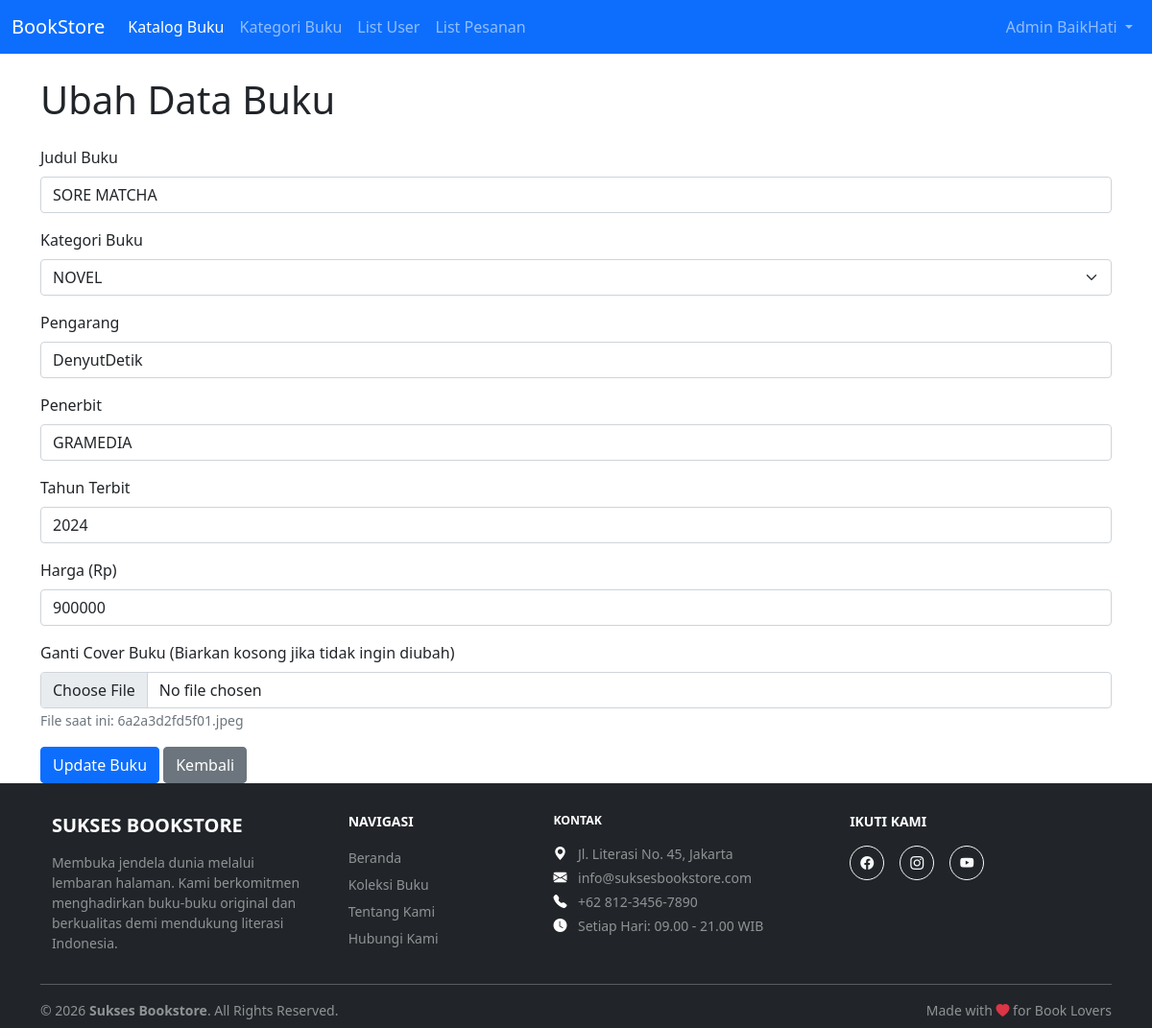
The page /buku_update.php?id=5 (signed in) on the database its author committed.
### tables this page shows
CREATE TABLE `buku` (
  `id` int(11) NOT NULL,
  `id_kategori_buku` int(11) DEFAULT NULL,
  `judul_buku` varchar(150) NOT NULL,
  `pengarang` varchar(100) NOT NULL,
  `penerbit` varchar(100) NOT NULL,
  `tahun_terbit` char(4) NOT NULL,
  `harga` varchar(10) NOT NULL,
  `gambar` varchar(255) NOT NULL
);

### buku_update.php (the view, shortened to what this page needs)
<?php
include("template/header.php");
$id = $_GET['id'];
$query = "SELECT * FROM `buku` WHERE id = $id";
$data = mysqli_query($connection, $query);
$data_row = mysqli_fetch_assoc($data);
?>
<div class="container mt-4">
    <h1>Ubah Data Buku</h1>
    <form action="<?=$_SERVER['PHP_SELF']?>?id=<?=$id?>" method="post" enctype="multipart/form-data" class="mt-4">
        <div class="mb-3">
            <label for="judul_buku" class="form-label">Judul Buku</label>
            <input type="text" name="judul_buku" class="form-control" id="judul_buku" value="<?=$data_row['judul_buku']?>" required>
        </div>
        <div class="mb-3">
            <label for="id_kategori_buku" class="form-label">Kategori Buku</label>
            <select name="id_kategori_buku" class="form-select" id="id_kategori_buku" required>
                <?php
                $kat_query = mysqli_query($connection, "SELECT * FROM kategori_buku");
                while($kat = mysqli_fetch_assoc($kat_query)) {
                    $selected = ($kat['id'] == $data_row['id_kategori_buku']) ? 'selected' : '';
                    echo "<option value='".$kat['id']."' $selected>".$kat['nama']."</option>";
                }
                ?>
            </select>
        </div>
        <div class="mb-3">
            <label for="pengarang" class="form-label">Pengarang</label>
            <input type="text" name="pengarang" class="form-control" id="pengarang" value="<?=$data_row['pengarang']?>" required>
        </div>
        <div class="mb-3">
            <label for="penerbit" class="form-label">Penerbit</label>
            <input type="text" name="penerbit" class="form-control" id="penerbit" value="<?=$data_row['penerbit']?>" required>
        </div>
        <div class="mb-3">
            <label for="tahun_terbit" class="form-label">Tahun Terbit</label>
            <input type="text" name="tahun_terbit" class="form-control" id="tahun_terbit" value="<?=$data_row['tahun_terbit']?>" maxlength="4" required>
        </div>
        <div class="mb-3">
            <label for="harga" class="form-label">Harga (Rp)</label>
            <input type="number" name="harga" class="form-control" id="harga" value="<?=$data_row['harga']?>" required>
        </div>
        <div class="mb-3">
            <label for="gambar" class="form-label">Ganti Cover Buku (Biarkan kosong jika tidak ingin diubah)</label>
            <input type="file" name="gambar" class="form-control" id="gambar">
            <small class="text-muted">File saat ini: <?=$data_row['gambar']?></small>
        </div>
        <button type="submit" name="submit" class="btn btn-primary">Update Buku</button>
        <a href="listbuku.php" class="btn btn-secondary">Kembali</a>
    </form>
</div>
<?php
include("template/footer.php");
?>

### template/footer.php (style rules this page uses)
html { height: 100%; }
body { min-height: 100%; display: flex; flex-direction: column; margin: 0; }

### rows shown on the page
buku: judul_buku "SORE MATCHA", pengarang "DenyutDetik", penerbit "GRAMEDIA", tahun_terbit "2024", harga "900000", gambar "6a2a3d2fd5f01.jpeg"

### other values the page prints
$_SESSION['nama'] "Admin BaikHati"
form field id_kategori_buku "NOVEL"
